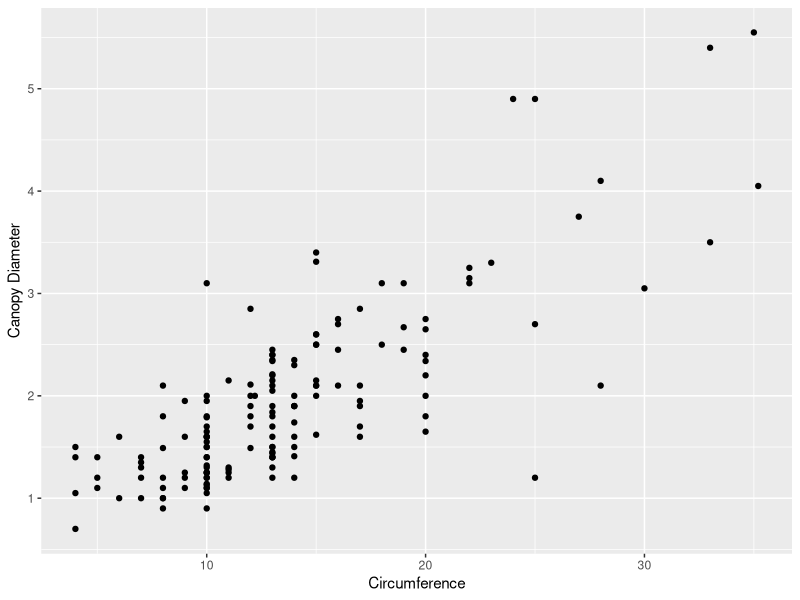
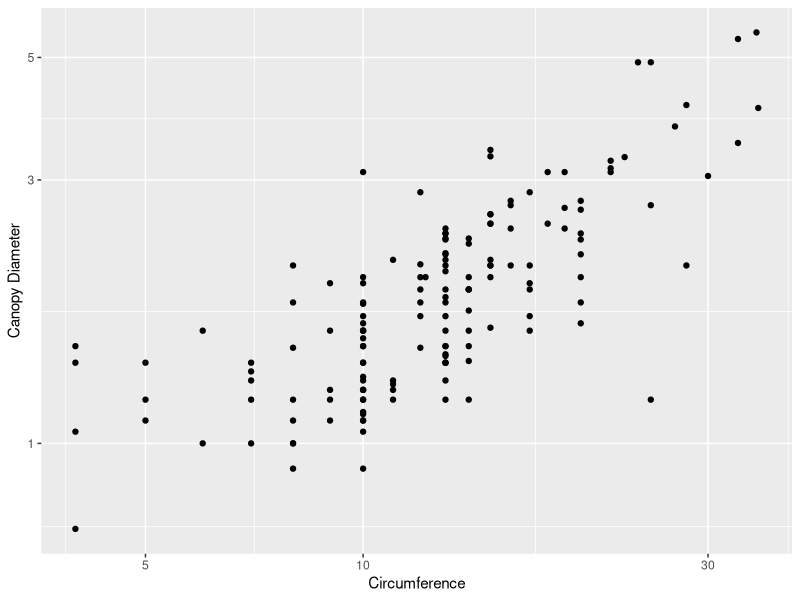
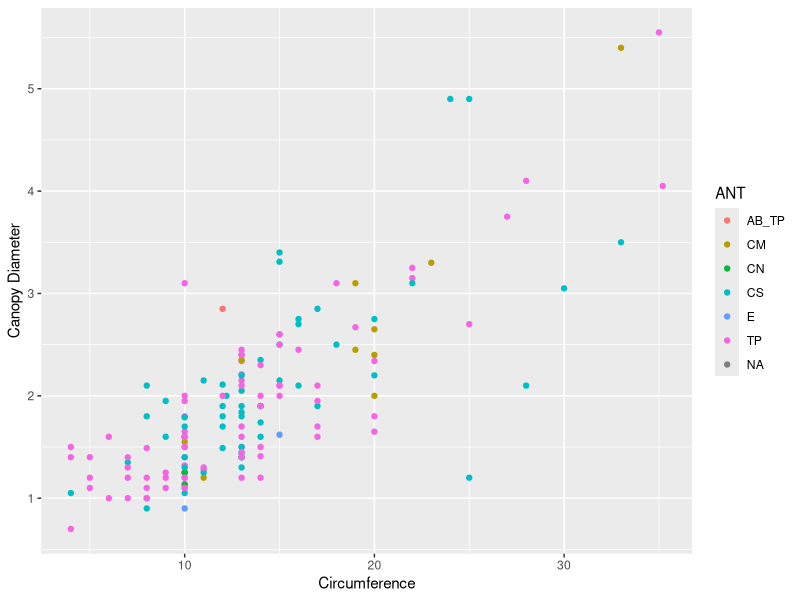
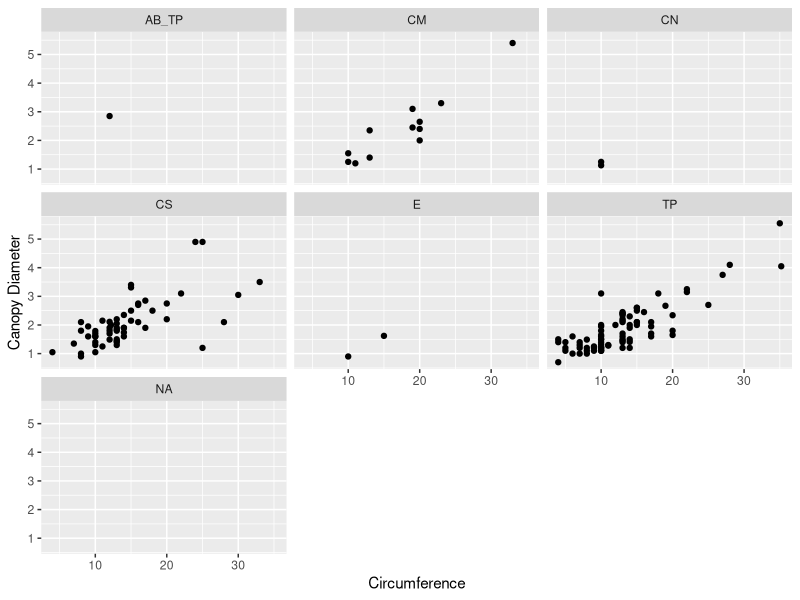
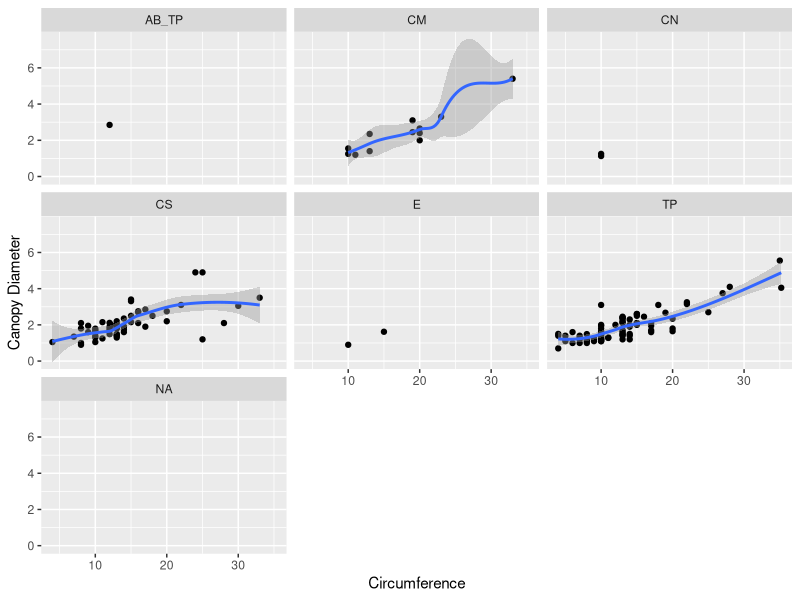
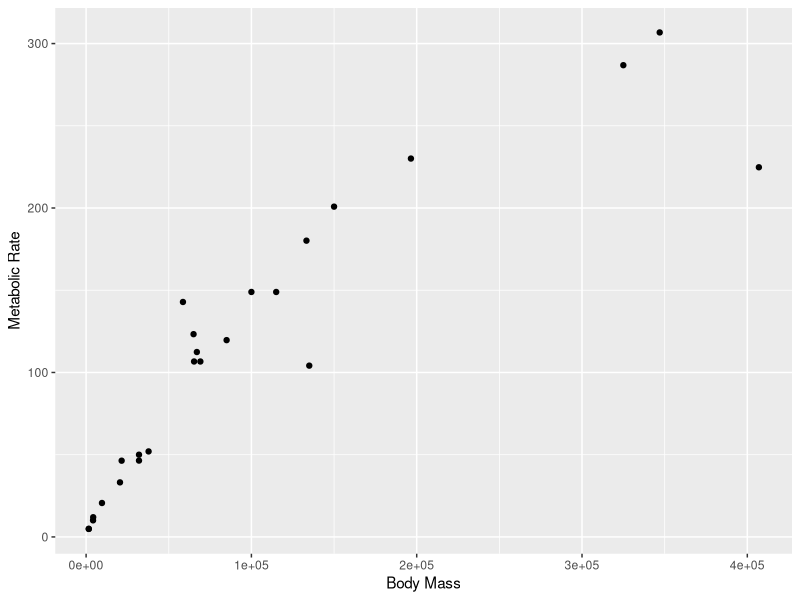
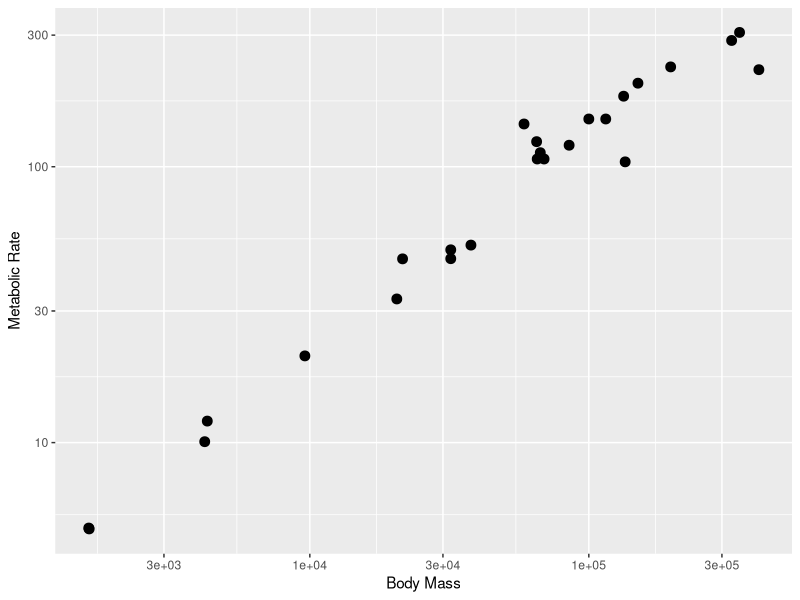
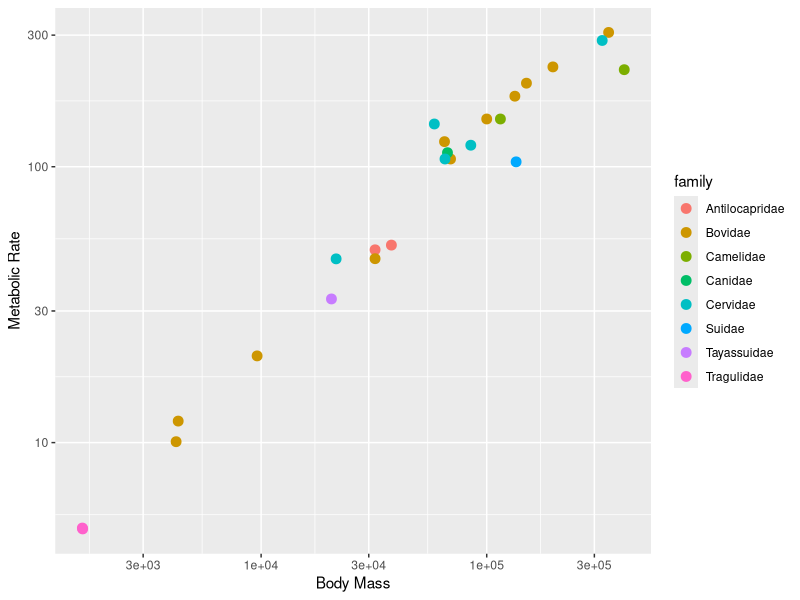

Reproduce these figures in R, in order.
## ---- chunk 1
knitr::opts_chunk$set(echo = TRUE)
## ---- chunk 2
library(tidyverse)
## ---- chunk 3
acacia <- read_tsv("ACACIA_DREPANOLOBIUM_SURVEY.txt", na = c("", "dead"))
## ---- chunk 4
# 1a
print("1a")
ggplot(data = acacia, mapping = aes(x = CIRC, y = AXIS1)) +
  geom_point() +
  labs(x = "Circumference", y = "Canopy Diameter")
#ggsave("Graphing-acacia-ants-R-1.jpeg")

# 1b
print("1b")
ggplot(data = acacia, mapping = aes(x = CIRC, y = AXIS1)) +
  geom_point() +
  scale_x_log10() +
  scale_y_log10() +
  labs(x = "Circumference", y = "Canopy Diameter")
#ggsave("Graphing-acacia-ants-R-2.jpeg")

# 1c
print("1c")
ggplot(data = acacia, mapping = aes(x = CIRC, y = AXIS1, color = ANT)) +
  geom_point() +
  labs(x = "Circumference", y = "Canopy Diameter")
#ggsave("Graphing-acacia-ants-R-3.jpeg")

# 1d
print("1d")
ggplot(data = acacia, mapping = aes(x = CIRC, y = AXIS1)) +
  geom_point() +
  labs(x = "Circumference", y = "Canopy Diameter") +
  facet_wrap(~ANT)
#ggsave("Graphing-acacia-ants-R-4.jpeg")

# 1e
print("1e")
ggplot(data = acacia, mapping = aes(x = CIRC, y = AXIS1)) +
  geom_point() +
  labs(x = "Circumference", y = "Canopy Diameter") +
  facet_wrap(~ANT) +
  geom_smooth()
#ggsave("Graphing-acacia-ants-R-5.jpeg")
## ---- chunk 5
# create a data frame with 3 columns: body_mass, metabolic_rate, and family
size_mr_data <- data.frame(
  body_mass = c(32000, 37800, 347000, 4200, 196500, 100000,
    4290, 32000, 65000, 69125, 9600, 133300, 150000, 407000,
    115000, 67000,325000, 21500, 58588, 65320, 85000, 135000,
    20500, 1613, 1618),
  metabolic_rate = c(49.984, 51.981, 306.770, 10.075, 230.073, 
    148.949, 11.966, 46.414, 123.287, 106.663, 20.619, 180.150, 
    200.830, 224.779, 148.940, 112.430, 286.847, 46.347,
    142.863, 106.670, 119.660, 104.150, 33.165, 4.900, 4.865),
  family = c("Antilocapridae", "Antilocapridae", "Bovidae",
    "Bovidae", "Bovidae", "Bovidae", "Bovidae", "Bovidae",
    "Bovidae", "Bovidae", "Bovidae", "Bovidae", "Bovidae",
    "Camelidae", "Camelidae", "Canidae", "Cervidae",
    "Cervidae", "Cervidae", "Cervidae", "Cervidae", "Suidae",
    "Tayassuidae", "Tragulidae", "Tragulidae"))
## ---- chunk 6
# 2a.  A graph of body mass vs. metabolic rate
print("2a")
ggplot(size_mr_data, aes(body_mass, metabolic_rate)) + geom_point() +
  labs(x = "Body Mass", y = "Metabolic Rate")

# 2b.  A graph of body mass vs. metabolic rate, log scaled, with pt size 5.
print("2b")
ggplot(data = size_mr_data, mapping = aes(x = body_mass, y = metabolic_rate)) +
  geom_point(size=3) +
  labs(x = "Body Mass", y = "Metabolic Rate") +
  scale_x_log10() + scale_y_log10()

# c. The same plot as (2), but with the different families indicated using color.
print("2c")
ggplot(size_mr_data, aes(x = body_mass, y = metabolic_rate, color = family)) +
  geom_point(size = 3) +
  scale_x_log10() +
  scale_y_log10() +
  labs(x = "Body Mass", y = "Metabolic Rate")

# d. The same plot as (2), but with the different families each in their own subplot.
print("2d")
ggplot(size_mr_data, aes(x = body_mass, y = metabolic_rate)) +
  geom_point(size = 3) +
  scale_x_log10() +
  scale_y_log10() +
  facet_wrap(~family) +
  labs(x = "Body Mass", y = "Metabolic Rate")
## ---- chunk 7
# 3a
print("3a")
ggplot(data = acacia, mapping = aes(x = ANT)) +
  geom_bar()
#ggsave("Graphing-acacia-ants-histograms-R-1.jpeg")

# 3b
print("3b")
ggplot(data = acacia, mapping = aes(x = HEIGHT)) +
  geom_histogram() +
  labs(x = "Height(m)", y = "Number of Acacia")
#ggsave("Graphing-acacia-ants-histograms-R-2.jpeg")

# 3c
print("3c")
ggplot(data = acacia) +
  geom_histogram(mapping = aes(x = AXIS1), fill = 'red', alpha = 0.3) +
  geom_histogram(mapping = aes(x = AXIS2), fill = 'black', alpha = 0.3) +
  labs(x = "Canopy Diameter", y = "Number of Acacia")
#ggsave("Graphing-acacia-ants-histograms-R-3.jpeg")

# 3d
print("3d")
ggplot(data = acacia) +
  geom_histogram(mapping = aes(x = AXIS1), fill = 'red', alpha = 0.3, bins = 10) +
  geom_histogram(mapping = aes(x = AXIS2), fill = 'black', alpha = 0.3, bins = 10) +
  labs(x = "Canopy Diameter", y = "Number of Acacia") +
  facet_wrap(~TREATMENT)
#ggsave("Graphing-acacia-ants-histograms-R-4.jpeg")
## ---- chunk 8
trees <- read_tsv("TREE.txt",
                  col_types = list(HEIGHT = col_double(),
                                   AXIS_2 = col_double())) |> drop_na(TREATMENT)
## ---- chunk 9

# 4a
print("4a")
trees <- mutate(trees, canopy_area = AXIS_1 * AXIS_2)
select(trees, SURVEY, YEAR, SITE, SPECIES, canopy_area)

# 4b
print("4b")
ggplot(data = trees, mapping = aes(x = canopy_area, y = HEIGHT, color = TREATMENT)) + 
  geom_point(size = 2) +
  labs(x = "Canopy Area (m)", y = "Height (m)") +
  facet_wrap(~SPECIES)
#ggsave("Graphing-acacia-ants-data-manip-R-2.jpeg")

# 4c
print("4c")
trees <- filter(trees, AXIS_1 < 20, AXIS_2 < 20)
ggplot(data = trees, mapping = aes(x = canopy_area, y = HEIGHT, color = TREATMENT)) + 
  geom_point(size = 2) +
  labs(x = "Canopy Area (m)", y = "Height (m)") +
  facet_wrap(~SPECIES)
#ggsave("Graphing-acacia-ants-data-manip-R-3.jpeg")

# 4d
print("4d")
abundance_time <- trees %>%
  group_by(YEAR, SPECIES) %>%
  summarize(abundance = n())
abundance_time

# 4e
print("4e")
ggplot(data = abundance_time, mapping = aes(x = YEAR, y = abundance)) +
  geom_point() +
  geom_line() +
  facet_wrap(~SPECIES, scales = "free_y")
#ggsave("Graphing-acacia-ants-data-manip-R-5.jpeg")

## ---- chunk 10
read_tsv("Mammal_lifehistories_v2.txt")
## ---- chunk 11
mammal_histories <- read_tsv("Mammal_lifehistories_v2.txt", 
                             na = c("-999", "-999.00")) %>% 
  rename(mass_g = `mass(g)`, 
         gestation_mo = `gestation(mo)`,
         newborn_g = `newborn(g)`,
         weaning_mo = `weaning(mo)`,
         wean_mass_g = `wean mass(g)`,
         AFR_mo = `AFR(mo)`,
         max_life_mo = `max. life(mo)`,
         litter_size = `litter size`,
         litters_per_year = `litters/year`)

mammal_histories
## ---- chunk 12
# a. Graph adult mass vs. newborn mass.
print("5a")
ggplot(mammal_histories, aes(x = mass_g, y = newborn_g)) +
  geom_point() + 
  labs(x = "Adult Mass", y = "Newborn Mass")

# b. Graph adult mass vs. newborn mass, with both axes scaled logarithmically.
print("5b")
ggplot(mammal_histories, aes(x = mass_g, y = newborn_g)) +
  geom_point() + 
  scale_x_log10() + 
  scale_y_log10() +
  labs(x = "Adult Mass", y = "Newborn Mass")

# c. Graph adult mass vs. newborn mass, log-scaled, with data colored by order.
print("5c")
ggplot(mammal_histories, aes(x = mass_g, y = newborn_g)) +
  geom_point(aes(color=order)) + 
  scale_x_log10() + 
  scale_y_log10() +
  labs(x = "Adult Mass", y = "Newborn Mass")

# d. Use `facet_wrap` to create subplot for each order.
print("5d")
ggplot(mammal_histories, aes(x = mass_g, y = newborn_g)) +
  geom_point() + 
  scale_x_log10() + 
  scale_y_log10() + 
  facet_wrap(~ order) +
  labs(x = "Adult Mass", y = "Newborn Mass")

# e. use `geom_smooth` to fit a linear model to each order.
print("5e")
ggplot(mammal_histories, aes(x = mass_g, y = newborn_g)) +
  geom_point() + 
  geom_smooth(method = "lm") + 
  scale_x_log10() +
  scale_y_log10() + 
  facet_wrap(~ order) +
  labs(x = "Adult Mass", y = "Newborn Mass")
## ---- chunk 13
ggplot() +
  geom_point(data = trees, aes(x = CIRC, y = HEIGHT), color = "gray") +
  geom_smooth(data = trees, aes(x = CIRC, y = HEIGHT), color = "black", method = "lm") +
  geom_point(data = acacia, aes(x = CIRC, y = HEIGHT), color = "red") +
  geom_smooth(data = acacia, aes(x = CIRC, y = HEIGHT), color = "red", method = "lm") +
  facet_wrap(~ TREATMENT) +
  labs(x = "Circumfrence (cm)",
       y = "Height (m)") +
  scale_x_log10() +
  scale_y_log10() +
  theme_light()
